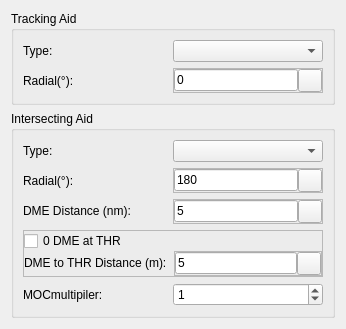
<?xml version="1.0" encoding="UTF-8"?>
<ui version="4.0">
 <class>FixConstruction</class>
 <widget class="QWidget" name="FixConstruction">
  <property name="geometry">
   <rect>
    <x>0</x>
    <y>0</y>
    <width>346</width>
    <height>298</height>
   </rect>
  </property>
  <property name="font">
   <font>
    <family>Arial</family>
    <weight>50</weight>
    <bold>false</bold>
   </font>
  </property>
  <property name="windowTitle">
   <string>Form</string>
  </property>
  <layout class="QVBoxLayout" name="verticalLayout">
   <item>
    <widget class="QGroupBox" name="gbTrackingAid">
     <property name="title">
      <string>Tracking Aid</string>
     </property>
     <layout class="QVBoxLayout" name="vl_gbTrackingAid">
      <item>
       <widget class="QFrame" name="frameTrackingType">
        <property name="frameShape">
         <enum>QFrame::NoFrame</enum>
        </property>
        <property name="frameShadow">
         <enum>QFrame::Raised</enum>
        </property>
        <layout class="QHBoxLayout" name="horizontalLayout_59">
         <property name="spacing">
          <number>0</number>
         </property>
         <property name="margin">
          <number>0</number>
         </property>
         <item>
          <widget class="QLabel" name="label_67">
           <property name="minimumSize">
            <size>
             <width>150</width>
             <height>0</height>
            </size>
           </property>
           <property name="maximumSize">
            <size>
             <width>150</width>
             <height>16777215</height>
            </size>
           </property>
           <property name="font">
            <font>
             <weight>50</weight>
             <bold>false</bold>
            </font>
           </property>
           <property name="text">
            <string>Type:</string>
           </property>
          </widget>
         </item>
         <item>
          <widget class="QComboBox" name="cmbTrackingType">
           <property name="sizePolicy">
            <sizepolicy hsizetype="Expanding" vsizetype="Fixed">
             <horstretch>0</horstretch>
             <verstretch>0</verstretch>
            </sizepolicy>
           </property>
           <property name="minimumSize">
            <size>
             <width>79</width>
             <height>0</height>
            </size>
           </property>
           <property name="font">
            <font>
             <weight>50</weight>
             <bold>false</bold>
            </font>
           </property>
          </widget>
         </item>
        </layout>
       </widget>
      </item>
      <item>
       <widget class="QFrame" name="frameTrackingRadialTrack">
        <property name="frameShape">
         <enum>QFrame::NoFrame</enum>
        </property>
        <property name="frameShadow">
         <enum>QFrame::Raised</enum>
        </property>
        <layout class="QHBoxLayout" name="horizontalLayout_Radial1">
         <property name="spacing">
          <number>0</number>
         </property>
         <property name="margin">
          <number>0</number>
         </property>
         <item>
          <widget class="QLabel" name="label_TrackingRadial">
           <property name="minimumSize">
            <size>
             <width>150</width>
             <height>0</height>
            </size>
           </property>
           <property name="maximumSize">
            <size>
             <width>150</width>
             <height>16777215</height>
            </size>
           </property>
           <property name="font">
            <font>
             <weight>50</weight>
             <bold>false</bold>
            </font>
           </property>
           <property name="text">
            <string>Radial(°):</string>
           </property>
          </widget>
         </item>
         <item>
          <widget class="QFrame" name="frameTrack_2">
           <property name="frameShape">
            <enum>QFrame::StyledPanel</enum>
           </property>
           <property name="frameShadow">
            <enum>QFrame::Raised</enum>
           </property>
           <layout class="QHBoxLayout" name="horizontalLayout_11">
            <property name="spacing">
             <number>0</number>
            </property>
            <property name="margin">
             <number>0</number>
            </property>
            <item>
             <widget class="QLineEdit" name="txtTrackingRadialTrack">
              <property name="enabled">
               <bool>true</bool>
              </property>
              <property name="sizePolicy">
               <sizepolicy hsizetype="Minimum" vsizetype="Fixed">
                <horstretch>0</horstretch>
                <verstretch>0</verstretch>
               </sizepolicy>
              </property>
              <property name="font">
               <font>
                <weight>50</weight>
                <bold>false</bold>
               </font>
              </property>
              <property name="text">
               <string>0</string>
              </property>
             </widget>
            </item>
            <item>
             <widget class="QToolButton" name="btnCaptureTrackingRadialTrack">
              <property name="text">
               <string/>
              </property>
              <property name="icon">
               <iconset>
                <normaloff>:/gnss_item/coordinate_capture.png</normaloff>:/gnss_item/coordinate_capture.png</iconset>
              </property>
             </widget>
            </item>
           </layout>
          </widget>
         </item>
        </layout>
       </widget>
      </item>
     </layout>
    </widget>
   </item>
   <item>
    <widget class="QGroupBox" name="gbIntersectingAid">
     <property name="title">
      <string>Intersecting Aid</string>
     </property>
     <layout class="QVBoxLayout" name="vl_gbIntersectingAid">
      <item>
       <widget class="QFrame" name="frameIntersectingType">
        <property name="frameShape">
         <enum>QFrame::NoFrame</enum>
        </property>
        <property name="frameShadow">
         <enum>QFrame::Raised</enum>
        </property>
        <layout class="QHBoxLayout" name="horizontalLayout_60">
         <property name="spacing">
          <number>0</number>
         </property>
         <property name="margin">
          <number>0</number>
         </property>
         <item>
          <widget class="QLabel" name="label_68">
           <property name="minimumSize">
            <size>
             <width>150</width>
             <height>0</height>
            </size>
           </property>
           <property name="maximumSize">
            <size>
             <width>150</width>
             <height>16777215</height>
            </size>
           </property>
           <property name="font">
            <font>
             <weight>50</weight>
             <bold>false</bold>
            </font>
           </property>
           <property name="text">
            <string>Type:</string>
           </property>
          </widget>
         </item>
         <item>
          <widget class="QComboBox" name="cmbIntersectingType">
           <property name="sizePolicy">
            <sizepolicy hsizetype="Expanding" vsizetype="Fixed">
             <horstretch>0</horstretch>
             <verstretch>0</verstretch>
            </sizepolicy>
           </property>
           <property name="minimumSize">
            <size>
             <width>79</width>
             <height>0</height>
            </size>
           </property>
           <property name="font">
            <font>
             <weight>50</weight>
             <bold>false</bold>
            </font>
           </property>
          </widget>
         </item>
        </layout>
       </widget>
      </item>
      <item>
       <widget class="QFrame" name="frameTrackRoot">
        <property name="frameShape">
         <enum>QFrame::NoFrame</enum>
        </property>
        <property name="frameShadow">
         <enum>QFrame::Raised</enum>
        </property>
        <layout class="QHBoxLayout" name="horizontalLayout_63">
         <property name="spacing">
          <number>0</number>
         </property>
         <property name="margin">
          <number>0</number>
         </property>
         <item>
          <widget class="QLabel" name="label_IntersectingRadial">
           <property name="minimumSize">
            <size>
             <width>150</width>
             <height>0</height>
            </size>
           </property>
           <property name="maximumSize">
            <size>
             <width>150</width>
             <height>16777215</height>
            </size>
           </property>
           <property name="font">
            <font>
             <weight>50</weight>
             <bold>false</bold>
            </font>
           </property>
           <property name="text">
            <string>Radial(°):</string>
           </property>
          </widget>
         </item>
         <item>
          <widget class="QFrame" name="frameIntersectingRadialTrack">
           <property name="frameShape">
            <enum>QFrame::StyledPanel</enum>
           </property>
           <property name="frameShadow">
            <enum>QFrame::Raised</enum>
           </property>
           <layout class="QHBoxLayout" name="horizontalLayout_10">
            <property name="spacing">
             <number>0</number>
            </property>
            <property name="margin">
             <number>0</number>
            </property>
            <item>
             <widget class="QLineEdit" name="txtIntersectingRadialTrack">
              <property name="enabled">
               <bool>true</bool>
              </property>
              <property name="sizePolicy">
               <sizepolicy hsizetype="Expanding" vsizetype="Fixed">
                <horstretch>0</horstretch>
                <verstretch>0</verstretch>
               </sizepolicy>
              </property>
              <property name="font">
               <font>
                <weight>50</weight>
                <bold>false</bold>
               </font>
              </property>
              <property name="text">
               <string>180</string>
              </property>
             </widget>
            </item>
            <item>
             <widget class="QToolButton" name="btnCaptureIntersectingRadialTrack">
              <property name="text">
               <string/>
              </property>
              <property name="icon">
               <iconset>
                <normaloff>:/gnss_item/coordinate_capture.png</normaloff>:/gnss_item/coordinate_capture.png</iconset>
              </property>
             </widget>
            </item>
           </layout>
          </widget>
         </item>
        </layout>
       </widget>
      </item>
      <item>
       <widget class="QFrame" name="frame_IntersectingDistance">
        <property name="frameShape">
         <enum>QFrame::NoFrame</enum>
        </property>
        <property name="frameShadow">
         <enum>QFrame::Raised</enum>
        </property>
        <layout class="QHBoxLayout" name="horizontalLayout_65">
         <property name="spacing">
          <number>0</number>
         </property>
         <property name="margin">
          <number>0</number>
         </property>
         <item>
          <widget class="QLabel" name="label_74">
           <property name="sizePolicy">
            <sizepolicy hsizetype="Fixed" vsizetype="Fixed">
             <horstretch>0</horstretch>
             <verstretch>0</verstretch>
            </sizepolicy>
           </property>
           <property name="minimumSize">
            <size>
             <width>150</width>
             <height>0</height>
            </size>
           </property>
           <property name="font">
            <font>
             <weight>50</weight>
             <bold>false</bold>
            </font>
           </property>
           <property name="text">
            <string>DME Distance (nm):</string>
           </property>
          </widget>
         </item>
         <item>
          <widget class="QFrame" name="frame_APV_9">
           <property name="frameShape">
            <enum>QFrame::StyledPanel</enum>
           </property>
           <property name="frameShadow">
            <enum>QFrame::Raised</enum>
           </property>
           <layout class="QHBoxLayout" name="horizontalLayout_13">
            <property name="spacing">
             <number>0</number>
            </property>
            <property name="margin">
             <number>0</number>
            </property>
            <item>
             <widget class="QLineEdit" name="txtIntersectingDistance">
              <property name="enabled">
               <bool>true</bool>
              </property>
              <property name="font">
               <font>
                <weight>50</weight>
                <bold>false</bold>
               </font>
              </property>
              <property name="text">
               <string>5</string>
              </property>
             </widget>
            </item>
            <item>
             <widget class="QToolButton" name="btnMeasureIntersectingDistance">
              <property name="text">
               <string/>
              </property>
              <property name="icon">
               <iconset>
                <normaloff>:/gnss_item/coordinate_capture.png</normaloff>:/gnss_item/coordinate_capture.png</iconset>
              </property>
             </widget>
            </item>
           </layout>
          </widget>
         </item>
        </layout>
       </widget>
      </item>
      <item>
       <widget class="QFrame" name="pnl0dmeAtThr">
        <property name="frameShape">
         <enum>QFrame::StyledPanel</enum>
        </property>
        <property name="frameShadow">
         <enum>QFrame::Raised</enum>
        </property>
        <layout class="QVBoxLayout" name="vl_pnl0dmeAtThr">
         <property name="spacing">
          <number>0</number>
         </property>
         <property name="margin">
          <number>0</number>
         </property>
         <item>
          <widget class="QCheckBox" name="chb0dmeAtThr">
           <property name="text">
            <string>0 DME at THR</string>
           </property>
          </widget>
         </item>
         <item>
          <widget class="QFrame" name="frame_DmeOffset">
           <property name="frameShape">
            <enum>QFrame::NoFrame</enum>
           </property>
           <property name="frameShadow">
            <enum>QFrame::Raised</enum>
           </property>
           <layout class="QHBoxLayout" name="horizontalLayout_64">
            <property name="spacing">
             <number>0</number>
            </property>
            <property name="margin">
             <number>0</number>
            </property>
            <item>
             <widget class="QLabel" name="label_73">
              <property name="sizePolicy">
               <sizepolicy hsizetype="Fixed" vsizetype="Fixed">
                <horstretch>0</horstretch>
                <verstretch>0</verstretch>
               </sizepolicy>
              </property>
              <property name="minimumSize">
               <size>
                <width>150</width>
                <height>0</height>
               </size>
              </property>
              <property name="font">
               <font>
                <weight>50</weight>
                <bold>false</bold>
               </font>
              </property>
              <property name="text">
               <string>DME to THR Distance (m):</string>
              </property>
             </widget>
            </item>
            <item>
             <widget class="QFrame" name="frame_APV_8">
              <property name="frameShape">
               <enum>QFrame::StyledPanel</enum>
              </property>
              <property name="frameShadow">
               <enum>QFrame::Raised</enum>
              </property>
              <layout class="QHBoxLayout" name="horizontalLayout_12">
               <property name="spacing">
                <number>0</number>
               </property>
               <property name="margin">
                <number>0</number>
               </property>
               <item>
                <widget class="QLineEdit" name="txtDmeOffset">
                 <property name="enabled">
                  <bool>true</bool>
                 </property>
                 <property name="font">
                  <font>
                   <weight>50</weight>
                   <bold>false</bold>
                  </font>
                 </property>
                 <property name="text">
                  <string>5</string>
                 </property>
                </widget>
               </item>
               <item>
                <widget class="QToolButton" name="btnMeasureDmeOffset">
                 <property name="text">
                  <string/>
                 </property>
                 <property name="icon">
                  <iconset>
                   <normaloff>:/gnss_item/coordinate_capture.png</normaloff>:/gnss_item/coordinate_capture.png</iconset>
                 </property>
                </widget>
               </item>
              </layout>
             </widget>
            </item>
           </layout>
          </widget>
         </item>
        </layout>
       </widget>
      </item>
      <item>
       <widget class="QFrame" name="frameMOCMultipiler">
        <property name="frameShape">
         <enum>QFrame::NoFrame</enum>
        </property>
        <property name="frameShadow">
         <enum>QFrame::Raised</enum>
        </property>
        <layout class="QHBoxLayout" name="horizontalLayout_62">
         <property name="spacing">
          <number>0</number>
         </property>
         <property name="margin">
          <number>0</number>
         </property>
         <item>
          <widget class="QLabel" name="label_70">
           <property name="minimumSize">
            <size>
             <width>150</width>
             <height>0</height>
            </size>
           </property>
           <property name="maximumSize">
            <size>
             <width>150</width>
             <height>16777215</height>
            </size>
           </property>
           <property name="font">
            <font>
             <weight>50</weight>
             <bold>false</bold>
            </font>
           </property>
           <property name="text">
            <string>MOCmultipiler:</string>
           </property>
          </widget>
         </item>
         <item>
          <widget class="QSpinBox" name="spinBoxMocmulipiler">
           <property name="value">
            <number>1</number>
           </property>
          </widget>
         </item>
        </layout>
       </widget>
      </item>
     </layout>
    </widget>
   </item>
  </layout>
 </widget>
 <resources/>
 <connections/>
</ui>
